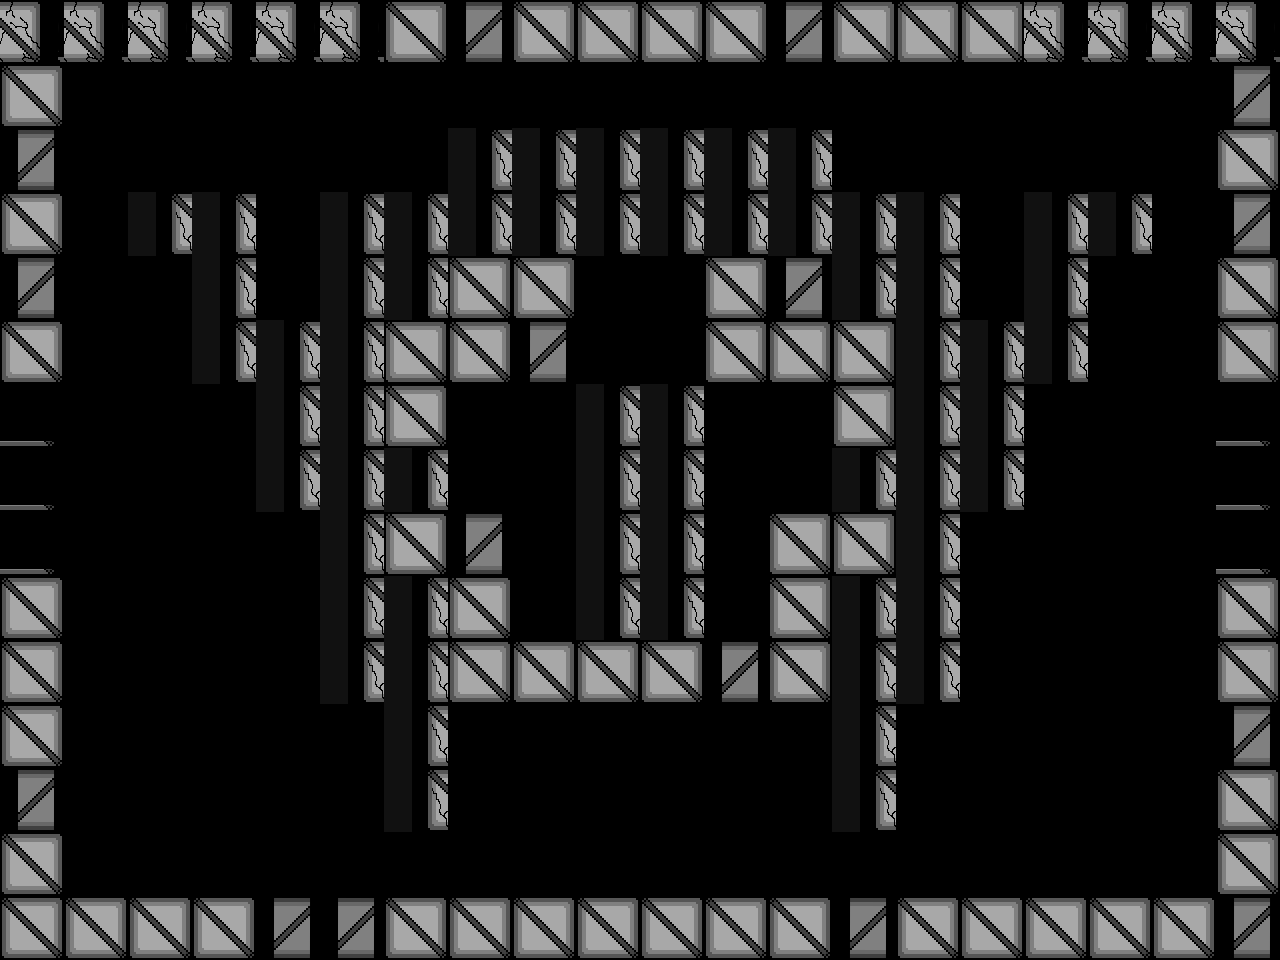

This is a level from a 2D game, rendered from its Tiled map with the project's own tilesets. A one-line summary and the map file follow, with tile-layer data summarised:
An orthogonal 20x15 tile map with 64x64 px tiles, 1 tile layer (Tile Layer 2) and 6 objects (3x Newborn, ScrollingBackground, Player, HealthUp).

<map version="1.0" tiledversion="1.1.1" orientation="orthogonal" renderorder="right-down" width="20" height="15" tilewidth="64" tileheight="64" infinite="0" nextobjectid="101">
 <properties>
  <property name="assassin" value="assets/assasin_rightLeftSpritesheet.png" />
  <property name="backgroundEasy" value="assets/backgroundEasy.png" />
  <property name="backgroundHard" value="assets/backgroundHard.png" />
  <property name="backgroundMedium" value="assets/backgroundMedium.png" />
  <property name="boss" value="assets/boss.png" />
  <property name="bossexplosion" value="assets/bossexplosion.png" />
  <property name="damageUp" value="assets/metalBoxCoin.png" />
  <property name="explosion" value="assets/explosion.png" />
  <property name="firingRateUp" value="assets/metalBoxCoin.png" />
  <property name="healthUp" value="assets/metalBoxHeart.png" />
  <property name="largeexplosion" value="assets/largeexplosion.png" />
  <property name="loading" value="assets/loading.png" />
  <property name="moveSpeedUp" value="assets/metalBoxCoin.png" />
  <property name="newborn" value="assets/newborn_spritesheet(h54_w62).png" />
  <property name="player" value="assets/playerSpriteSheetTemp.png" />
  <property name="reward" value="assets/reward1.png" />
  <property name="smallexplosion" value="assets/smallexplosion.png" />
  <property name="uno" value="assets/uno_Static.png" />
 </properties>
 <tileset firstgid="1" name="blocks1" tilewidth="64" tileheight="64" tilecount="14" columns="14">
  <image source="blocks1.png" width="900" height="64" />
 </tileset>
 <objectgroup color="#00ff00" name="Object Layer 1">
  <object id="59" name="Background" type="ScrollingBackground" x="0" y="0" width="64" height="64">
   <properties>
    <property name="numFrames" value="1" />
    <property name="textureHeight" value="960" />
    <property name="textureID" value="backgroundEasy" />
    <property name="textureWidth" value="1280" />
   </properties>
  </object>
  <object id="55" name="Player1" type="Player" x="624.484" y="751.368" width="34" height="64">
   <properties>
    <property name="numFrames" value="6" />
    <property name="textureHeight" value="60" />
    <property name="textureID" value="player" />
    <property name="textureWidth" value="34" />
   </properties>
  </object>
  <object id="92" name="Newborn1" type="Newborn" x="481.242" y="420.394" width="62" height="54">
   <properties>
    <property name="numFrames" value="2" />
    <property name="textureHeight" value="54" />
    <property name="textureID" value="newborn" />
    <property name="textureWidth" value="62" />
   </properties>
  </object>
  <object id="97" name="HealthUp" type="HealthUp" x="610.666" y="270.666" width="64" height="64">
   <properties>
    <property name="numFrames" value="1" />
    <property name="textureHeight" value="64" />
    <property name="textureID" value="healthUp" />
    <property name="textureWidth" value="64" />
   </properties>
  </object>
  <object id="99" name="Newborn1" type="Newborn" x="738.333" y="421" width="62" height="54">
   <properties>
    <property name="numFrames" value="2" />
    <property name="textureHeight" value="54" />
    <property name="textureID" value="newborn" />
    <property name="textureWidth" value="62" />
   </properties>
  </object>
  <object id="100" name="Newborn1" type="Newborn" x="609" y="70.3333" width="62" height="54">
   <properties>
    <property name="numFrames" value="2" />
    <property name="textureHeight" value="54" />
    <property name="textureID" value="newborn" />
    <property name="textureWidth" value="62" />
   </properties>
  </object>
 </objectgroup>
 <layer name="Tile Layer 2" width="20" height="15">
  <properties>
   <property name="collidable" value="" />
  </properties>
  <data>[300 cells, 154 non-empty, 5 distinct tile ids]</data>
 </layer>
</map>
